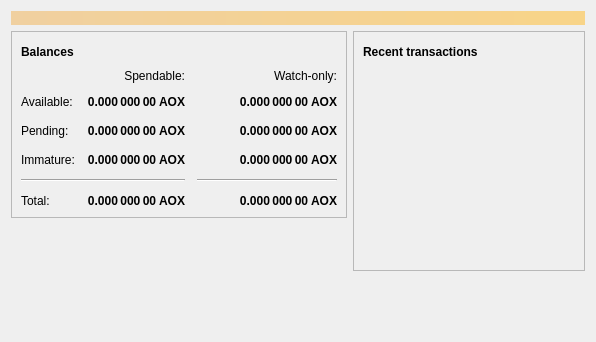
<?xml version="1.0" encoding="UTF-8"?>
<ui version="4.0">
 <class>OverviewPage</class>
 <widget class="QWidget" name="OverviewPage">
  <property name="geometry">
   <rect>
    <x>0</x>
    <y>0</y>
    <width>596</width>
    <height>342</height>
   </rect>
  </property>
  <property name="windowTitle">
   <string>Form</string>
  </property>
  <layout class="QVBoxLayout" name="topLayout">
   <item>
    <widget class="QLabel" name="labelAlerts">
     <property name="visible">
      <bool>false</bool>
     </property>
     <property name="styleSheet">
      <string notr="true">QLabel { background-color: qlineargradient(x1: 0, y1: 0, x2: 1, y2: 0, stop:0 #F0D0A0, stop:1 #F8D488); color:#000000; }</string>
     </property>
     <property name="wordWrap">
      <bool>true</bool>
     </property>
     <property name="margin">
      <number>3</number>
     </property>
     <property name="textInteractionFlags">
      <set>Qt::TextSelectableByMouse</set>
     </property>
    </widget>
   </item>
   <item>
    <layout class="QHBoxLayout" name="horizontalLayout" stretch="1,1">
     <item>
      <layout class="QVBoxLayout" name="verticalLayout_2">
       <item>
        <widget class="QFrame" name="frame">
         <property name="frameShape">
          <enum>QFrame::StyledPanel</enum>
         </property>
         <property name="frameShadow">
          <enum>QFrame::Raised</enum>
         </property>
         <layout class="QVBoxLayout" name="verticalLayout_4">
          <item>
           <layout class="QHBoxLayout" name="horizontalLayout_4">
            <item>
             <widget class="QLabel" name="label_5">
              <property name="font">
               <font>
                <weight>75</weight>
                <bold>true</bold>
               </font>
              </property>
              <property name="text">
               <string>Balances</string>
              </property>
             </widget>
            </item>
            <item>
             <widget class="QPushButton" name="labelWalletStatus">
              <property name="enabled">
               <bool>true</bool>
              </property>
              <property name="maximumSize">
               <size>
                <width>30</width>
                <height>16777215</height>
               </size>
              </property>
              <property name="toolTip">
               <string>The displayed information may be out of date. Your wallet automatically synchronizes with the aox network after a connection is established, but this process has not completed yet.</string>
              </property>
              <property name="text">
               <string/>
              </property>
              <property name="icon">
               <iconset resource="../bitcoin.qrc">
                <normaloff>:/icons/warning</normaloff>
                <disabledoff>:/icons/warning</disabledoff>:/icons/warning</iconset>
              </property>
              <property name="iconSize">
               <size>
                <width>24</width>
                <height>24</height>
               </size>
              </property>
              <property name="flat">
               <bool>true</bool>
              </property>
             </widget>
            </item>
            <item>
             <spacer name="horizontalSpacer_3">
              <property name="orientation">
               <enum>Qt::Horizontal</enum>
              </property>
              <property name="sizeHint" stdset="0">
               <size>
                <width>40</width>
                <height>20</height>
               </size>
              </property>
             </spacer>
            </item>
           </layout>
          </item>
          <item>
           <layout class="QGridLayout" name="gridLayout">
            <property name="spacing">
             <number>12</number>
            </property>
            <item row="2" column="2">
             <widget class="QLabel" name="labelWatchPending">
              <property name="font">
               <font>
                <weight>75</weight>
                <bold>true</bold>
               </font>
              </property>
              <property name="cursor">
               <cursorShape>IBeamCursor</cursorShape>
              </property>
              <property name="toolTip">
               <string>Unconfirmed transactions to watch-only addresses</string>
              </property>
              <property name="text">
               <string notr="true">0.000 000 00 AOX</string>
              </property>
              <property name="alignment">
               <set>Qt::AlignRight|Qt::AlignTrailing|Qt::AlignVCenter</set>
              </property>
              <property name="textInteractionFlags">
               <set>Qt::LinksAccessibleByMouse|Qt::TextSelectableByKeyboard|Qt::TextSelectableByMouse</set>
              </property>
             </widget>
            </item>
            <item row="2" column="1">
             <widget class="QLabel" name="labelUnconfirmed">
              <property name="font">
               <font>
                <weight>75</weight>
                <bold>true</bold>
               </font>
              </property>
              <property name="cursor">
               <cursorShape>IBeamCursor</cursorShape>
              </property>
              <property name="toolTip">
               <string>Total of transactions that have yet to be confirmed, and do not yet count toward the spendable balance</string>
              </property>
              <property name="text">
               <string notr="true">0.000 000 00 AOX</string>
              </property>
              <property name="alignment">
               <set>Qt::AlignRight|Qt::AlignTrailing|Qt::AlignVCenter</set>
              </property>
              <property name="textInteractionFlags">
               <set>Qt::LinksAccessibleByMouse|Qt::TextSelectableByKeyboard|Qt::TextSelectableByMouse</set>
              </property>
             </widget>
            </item>
            <item row="3" column="2">
             <widget class="QLabel" name="labelWatchImmature">
              <property name="font">
               <font>
                <weight>75</weight>
                <bold>true</bold>
               </font>
              </property>
              <property name="cursor">
               <cursorShape>IBeamCursor</cursorShape>
              </property>
              <property name="toolTip">
               <string>Mined balance in watch-only addresses that has not yet matured</string>
              </property>
              <property name="text">
               <string notr="true">0.000 000 00 AOX</string>
              </property>
              <property name="alignment">
               <set>Qt::AlignRight|Qt::AlignTrailing|Qt::AlignVCenter</set>
              </property>
              <property name="textInteractionFlags">
               <set>Qt::LinksAccessibleByMouse|Qt::TextSelectableByKeyboard|Qt::TextSelectableByMouse</set>
              </property>
             </widget>
            </item>
            <item row="4" column="0" colspan="2">
             <widget class="Line" name="line">
              <property name="orientation">
               <enum>Qt::Horizontal</enum>
              </property>
             </widget>
            </item>
            <item row="4" column="2">
             <widget class="Line" name="lineWatchBalance">
              <property name="sizePolicy">
               <sizepolicy hsizetype="Preferred" vsizetype="Fixed">
                <horstretch>0</horstretch>
                <verstretch>0</verstretch>
               </sizepolicy>
              </property>
              <property name="minimumSize">
               <size>
                <width>140</width>
                <height>0</height>
               </size>
              </property>
              <property name="orientation">
               <enum>Qt::Horizontal</enum>
              </property>
             </widget>
            </item>
            <item row="5" column="0">
             <widget class="QLabel" name="labelTotalText">
              <property name="text">
               <string>Total:</string>
              </property>
             </widget>
            </item>
            <item row="3" column="1">
             <widget class="QLabel" name="labelImmature">
              <property name="font">
               <font>
                <weight>75</weight>
                <bold>true</bold>
               </font>
              </property>
              <property name="cursor">
               <cursorShape>IBeamCursor</cursorShape>
              </property>
              <property name="toolTip">
               <string>Mined balance that has not yet matured</string>
              </property>
              <property name="text">
               <string notr="true">0.000 000 00 AOX</string>
              </property>
              <property name="alignment">
               <set>Qt::AlignRight|Qt::AlignTrailing|Qt::AlignVCenter</set>
              </property>
              <property name="textInteractionFlags">
               <set>Qt::LinksAccessibleByMouse|Qt::TextSelectableByKeyboard|Qt::TextSelectableByMouse</set>
              </property>
             </widget>
            </item>
            <item row="2" column="3">
             <spacer name="horizontalSpacer_2">
              <property name="orientation">
               <enum>Qt::Horizontal</enum>
              </property>
              <property name="sizeHint" stdset="0">
               <size>
                <width>40</width>
                <height>20</height>
               </size>
              </property>
             </spacer>
            </item>
            <item row="3" column="0">
             <widget class="QLabel" name="labelImmatureText">
              <property name="text">
               <string>Immature:</string>
              </property>
             </widget>
            </item>
            <item row="5" column="1">
             <widget class="QLabel" name="labelTotal">
              <property name="font">
               <font>
                <weight>75</weight>
                <bold>true</bold>
               </font>
              </property>
              <property name="cursor">
               <cursorShape>IBeamCursor</cursorShape>
              </property>
              <property name="toolTip">
               <string>Your current total balance</string>
              </property>
              <property name="text">
               <string notr="true">0.000 000 00 AOX</string>
              </property>
              <property name="alignment">
               <set>Qt::AlignRight|Qt::AlignTrailing|Qt::AlignVCenter</set>
              </property>
              <property name="textInteractionFlags">
               <set>Qt::LinksAccessibleByMouse|Qt::TextSelectableByKeyboard|Qt::TextSelectableByMouse</set>
              </property>
             </widget>
            </item>
            <item row="5" column="2">
             <widget class="QLabel" name="labelWatchTotal">
              <property name="font">
               <font>
                <weight>75</weight>
                <bold>true</bold>
               </font>
              </property>
              <property name="cursor">
               <cursorShape>IBeamCursor</cursorShape>
              </property>
              <property name="toolTip">
               <string>Current total balance in watch-only addresses</string>
              </property>
              <property name="text">
               <string notr="true">0.000 000 00 AOX</string>
              </property>
              <property name="alignment">
               <set>Qt::AlignRight|Qt::AlignTrailing|Qt::AlignVCenter</set>
              </property>
              <property name="textInteractionFlags">
               <set>Qt::LinksAccessibleByMouse|Qt::TextSelectableByKeyboard|Qt::TextSelectableByMouse</set>
              </property>
             </widget>
            </item>
            <item row="0" column="2">
             <widget class="QLabel" name="labelWatchonly">
              <property name="text">
               <string>Watch-only:</string>
              </property>
              <property name="alignment">
               <set>Qt::AlignRight|Qt::AlignTrailing|Qt::AlignVCenter</set>
              </property>
             </widget>
            </item>
            <item row="1" column="0">
             <widget class="QLabel" name="labelBalanceText">
              <property name="text">
               <string>Available:</string>
              </property>
             </widget>
            </item>
            <item row="1" column="1">
             <widget class="QLabel" name="labelBalance">
              <property name="font">
               <font>
                <weight>75</weight>
                <bold>true</bold>
               </font>
              </property>
              <property name="cursor">
               <cursorShape>IBeamCursor</cursorShape>
              </property>
              <property name="toolTip">
               <string>Your current spendable balance</string>
              </property>
              <property name="text">
               <string notr="true">0.000 000 00 AOX</string>
              </property>
              <property name="alignment">
               <set>Qt::AlignRight|Qt::AlignTrailing|Qt::AlignVCenter</set>
              </property>
              <property name="textInteractionFlags">
               <set>Qt::LinksAccessibleByMouse|Qt::TextSelectableByKeyboard|Qt::TextSelectableByMouse</set>
              </property>
             </widget>
            </item>
            <item row="1" column="2">
             <widget class="QLabel" name="labelWatchAvailable">
              <property name="font">
               <font>
                <weight>75</weight>
                <bold>true</bold>
               </font>
              </property>
              <property name="cursor">
               <cursorShape>IBeamCursor</cursorShape>
              </property>
              <property name="toolTip">
               <string>Your current balance in watch-only addresses</string>
              </property>
              <property name="text">
               <string notr="true">0.000 000 00 AOX</string>
              </property>
              <property name="alignment">
               <set>Qt::AlignRight|Qt::AlignTrailing|Qt::AlignVCenter</set>
              </property>
              <property name="textInteractionFlags">
               <set>Qt::LinksAccessibleByMouse|Qt::TextSelectableByKeyboard|Qt::TextSelectableByMouse</set>
              </property>
             </widget>
            </item>
            <item row="2" column="0">
             <widget class="QLabel" name="labelPendingText">
              <property name="text">
               <string>Pending:</string>
              </property>
             </widget>
            </item>
            <item row="0" column="1">
             <widget class="QLabel" name="labelSpendable">
              <property name="text">
               <string>Spendable:</string>
              </property>
              <property name="alignment">
               <set>Qt::AlignRight|Qt::AlignTrailing|Qt::AlignVCenter</set>
              </property>
             </widget>
            </item>
           </layout>
          </item>
         </layout>
        </widget>
       </item>
       <item>
        <spacer name="verticalSpacer">
         <property name="orientation">
          <enum>Qt::Vertical</enum>
         </property>
         <property name="sizeHint" stdset="0">
          <size>
           <width>20</width>
           <height>40</height>
          </size>
         </property>
        </spacer>
       </item>
      </layout>
     </item>
     <item>
      <layout class="QVBoxLayout" name="verticalLayout_3">
       <item>
        <widget class="QFrame" name="frame_2">
         <property name="frameShape">
          <enum>QFrame::StyledPanel</enum>
         </property>
         <property name="frameShadow">
          <enum>QFrame::Raised</enum>
         </property>
         <layout class="QVBoxLayout" name="verticalLayout">
          <item>
           <layout class="QHBoxLayout" name="horizontalLayout_2">
            <item>
             <widget class="QLabel" name="label_4">
              <property name="font">
               <font>
                <weight>75</weight>
                <bold>true</bold>
               </font>
              </property>
              <property name="text">
               <string>Recent transactions</string>
              </property>
             </widget>
            </item>
            <item>
             <widget class="QPushButton" name="labelTransactionsStatus">
              <property name="enabled">
               <bool>true</bool>
              </property>
              <property name="maximumSize">
               <size>
                <width>30</width>
                <height>16777215</height>
               </size>
              </property>
              <property name="toolTip">
               <string>The displayed information may be out of date. Your wallet automatically synchronizes with the aox network after a connection is established, but this process has not completed yet.</string>
              </property>
              <property name="text">
               <string/>
              </property>
              <property name="icon">
               <iconset resource="../bitcoin.qrc">
                <normaloff>:/icons/warning</normaloff>
                <disabledoff>:/icons/warning</disabledoff>:/icons/warning</iconset>
              </property>
              <property name="iconSize">
               <size>
                <width>24</width>
                <height>24</height>
               </size>
              </property>
              <property name="flat">
               <bool>true</bool>
              </property>
             </widget>
            </item>
            <item>
             <spacer name="horizontalSpacer">
              <property name="orientation">
               <enum>Qt::Horizontal</enum>
              </property>
              <property name="sizeHint" stdset="0">
               <size>
                <width>40</width>
                <height>20</height>
               </size>
              </property>
             </spacer>
            </item>
           </layout>
          </item>
          <item>
           <widget class="QListView" name="listTransactions">
            <property name="styleSheet">
             <string notr="true">QListView { background: transparent; }</string>
            </property>
            <property name="frameShape">
             <enum>QFrame::NoFrame</enum>
            </property>
            <property name="verticalScrollBarPolicy">
             <enum>Qt::ScrollBarAlwaysOff</enum>
            </property>
            <property name="horizontalScrollBarPolicy">
             <enum>Qt::ScrollBarAlwaysOff</enum>
            </property>
            <property name="selectionMode">
             <enum>QAbstractItemView::NoSelection</enum>
            </property>
           </widget>
          </item>
         </layout>
        </widget>
       </item>
       <item>
        <spacer name="verticalSpacer_2">
         <property name="orientation">
          <enum>Qt::Vertical</enum>
         </property>
         <property name="sizeHint" stdset="0">
          <size>
           <width>20</width>
           <height>40</height>
          </size>
         </property>
        </spacer>
       </item>
      </layout>
     </item>
    </layout>
   </item>
  </layout>
 </widget>
 <resources/>
 <connections/>
</ui>
